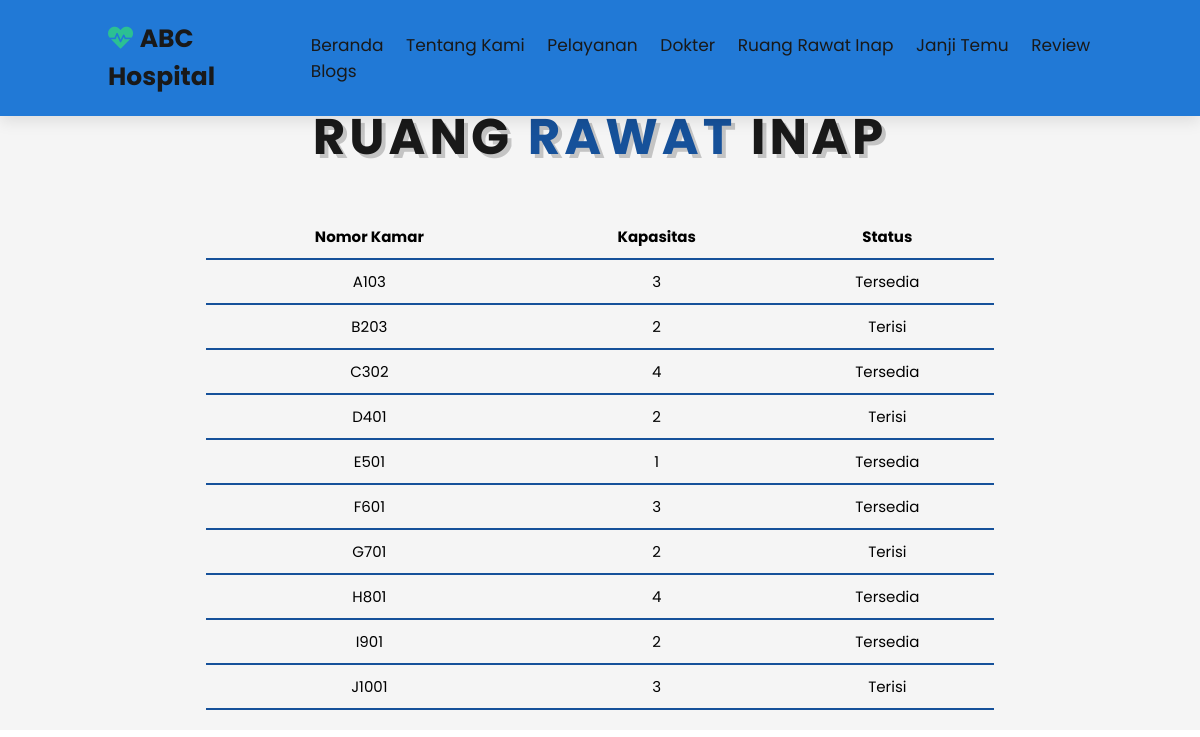
Screenshot of /ruanginap.php with the database file from the repository.
### tables this page shows
CREATE TABLE ruang_rawat_inap (
  id INT AUTO_INCREMENT PRIMARY KEY,
  nomor_kamar VARCHAR(10) NOT NULL,
  kapasitas INT NOT NULL,
  status ENUM('Tersedia', 'Terisi') NOT NULL
);

### ruanginap.php (the view, shortened to what this page needs)
<?php
$conn = mysqli_connect('localhost','root','','rmh_sakit') or die('connection failed');
?>
<!DOCTYPE html>
<html lang="en">
<head>
    <link rel="stylesheet" href="https://cdnjs.cloudflare.com/ajax/libs/font-awesome/5.15.4/css/all.min.css">
    <link rel="stylesheet" href="css/style.css">
</head>
<body>
<header class="header">
<a href="#" class="logo"> <i class="fas fa-heartbeat"></i> <b>ABC Hospital</b> </a>
<nav class="navbar">
    <a href="index.php">Beranda</a>
    <a href="index.php">Tentang Kami</a>
    <a href="index.php">Pelayanan</a>
    <a href="dokter.php">Dokter</a>
    <a href="ruanginap.php">Ruang Rawat Inap</a>
    <a href="janjitemu.php">Janji Temu</a>
    <a href="index.php">Review</a>
    <a href="index.php">Blogs</a>
</nav>
</header>
<section class="ruanginap" id="ruanginap">
    <h1 class="heading"> Ruang <span>Rawat</span> Inap  </h1>
    <table class="table2">
        <tr>
            <th>Nomor Kamar</th>
            <th>Kapasitas</th>
            <th>Status</th>
        </tr>
    <?php
    $sql = "SELECT * FROM ruang_rawat_inap";
    $result = mysqli_query($conn, $sql);
    if(mysqli_num_rows($result) > 0) {
        while($row = mysqli_fetch_assoc($result)) {
            echo "<tr><td>".$row["nomor_kamar"]."</td><td>".$row["kapasitas"]."</td><td>".$row["status"]."</td></tr>";
        }
    }
    else {
        echo "0 results";
    }
    ?>
    </table>
</section>
</body>
</html>

### css/style.css (style rules this page uses)
:root { --blue:#16519a; --black:#191919; --light-color:#4b4b4b; --box-shadow:.5rem .5rem 0 rgba(21, 23, 158, 0.2); --text-shadow:.4rem .4rem 0 rgba(0, 0, 0, .2); --border:.2rem solid var(--blue); }
* { font-family: 'Poppins', sans-serif; margin:0; padding: 0; box-sizing: border-box; outline: none; border: none; text-transform: capitalize; transition: all .2s ease-out; text-decoration: none; }
html { font-size: 62.5%; overflow-x: hidden; scroll-padding-top: 7rem; scroll-behavior: smooth; }
section { padding:2rem 9%; }
section:nth-child(even) { background: #f5f5f5; }
.heading { text-align: center; padding-bottom: 2rem; text-shadow: var(--text-shadow); text-transform: uppercase; color:var(--black); font-size: 5rem; letter-spacing: .4rem; }
.heading span { text-transform: uppercase; color:var(--blue); }
.header { padding:2rem 9%; position: fixed; top:0; left: 0; right: 0; z-index: 1000; box-shadow: 0 .5rem 1.5rem rgba(0, 0, 0, .1); display: flex; align-items: center; justify-content: space-between; background: #2179d6; }
.header .logo { font-size: 2.5rem; color: var(--black); }
.header .logo i { color: #2bc093; }
.header .navbar a { font-size: 1.7rem; color: var(--black); margin-left: 2rem; }
.ruanginap { padding-top: 10rem; }
.table2 { width: 80%; margin: 0 auto; border-collapse: collapse; margin-top: 2rem; font-size: 1.5rem; }
.table2 th, .table2 td { padding: 1rem; text-align: center; border-bottom: var(--border); }

### rows the page displays
ruang_rawat_inap: nomor_kamar "A103", kapasitas "3", status "Tersedia"
ruang_rawat_inap: nomor_kamar "B203", kapasitas "2", status "Terisi"
ruang_rawat_inap: nomor_kamar "C302", kapasitas "4", status "Tersedia"
ruang_rawat_inap: nomor_kamar "D401", kapasitas "2", status "Terisi"
ruang_rawat_inap: nomor_kamar "E501", kapasitas "1", status "Tersedia"
ruang_rawat_inap: nomor_kamar "F601", kapasitas "3", status "Tersedia"
ruang_rawat_inap: nomor_kamar "G701", kapasitas "2", status "Terisi"
ruang_rawat_inap: nomor_kamar "H801", kapasitas "4", status "Tersedia"
ruang_rawat_inap: nomor_kamar "I901", kapasitas "2", status "Tersedia"
ruang_rawat_inap: nomor_kamar "J1001", kapasitas "3", status "Terisi"
